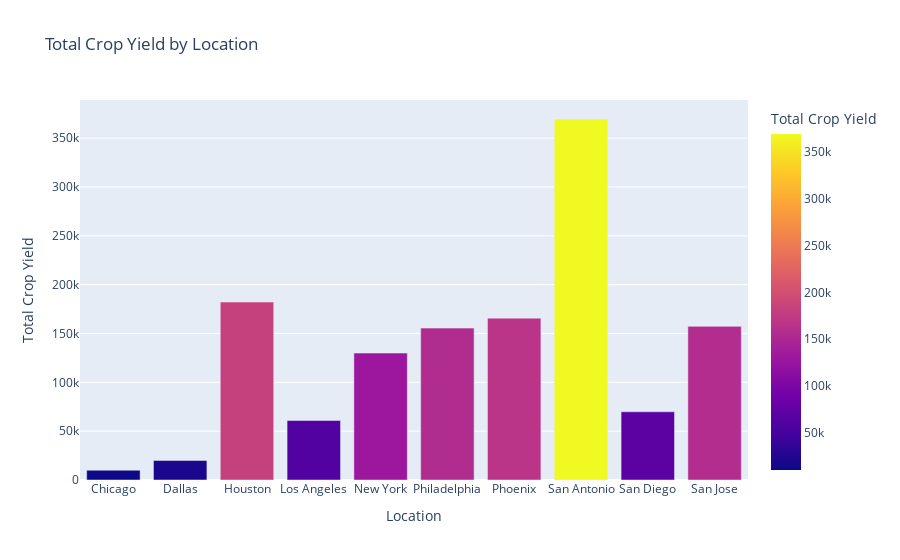
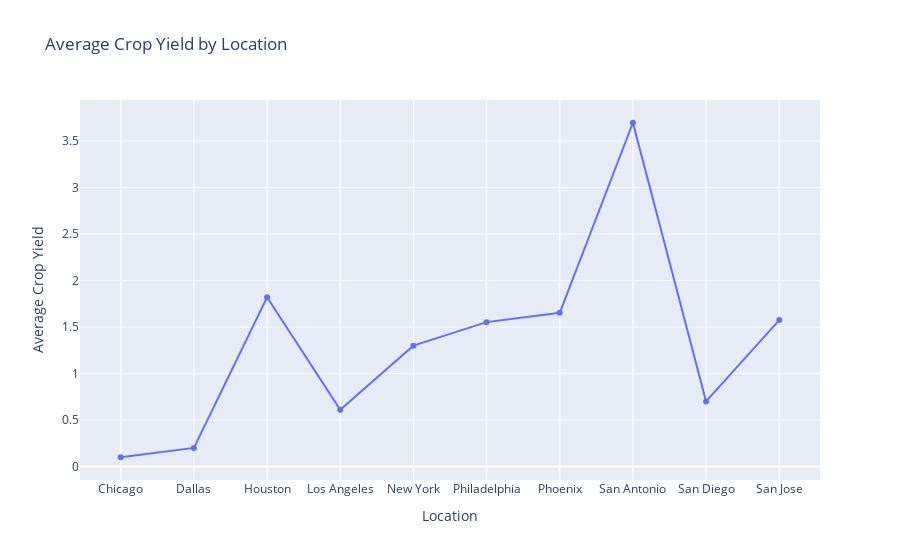

Notebook source saved alongside these figures, in order:
### Code cell
total_yield = df.groupby('Location')['Crop_Yield'].sum().reset_index()

#Create a bar graph for total crop yield by location
fig_total_yield = px.bar(total_yield, 
                          x='Location', 
                          y='Crop_Yield', 
                          title='Total Crop Yield by Location',
                          labels={'Crop_Yield': 'Total Crop Yield'},
                          color='Crop_Yield',
                          color_continuous_scale=px.colors.sequential.Plasma)

#Calculate average crop yield by location for the line graph
average_yield = df.groupby('Location')['Crop_Yield'].mean().reset_index()

# Create a line graph for average crop yield by location
fig_yield_trend = px.line(average_yield, 
                           x='Location', 
                           y='Crop_Yield', 
                           title='Average Crop Yield by Location',
                           labels={'Crop_Yield': 'Average Crop Yield'},
                           markers=True)

# Show the figures
fig_total_yield.show()
fig_yield_trend.show()

### Figure 1 — Plotly figure (JSON) as saved in the notebook; plotly's stock layout.template omitted (floating-point values rounded to 4 significant figures)
{"data": [{"alignmentgroup": "True", "hovertemplate": "Location=%{x}<br>Total Crop Yield=%{marker.color}<extra></extra>", "legendgroup": "", "marker": {"color": [10020.0, 19990.0, 182100.0, 60950.0, 130000.0, 155500.0, 165700.0, 369600.0, 69840.0, 157300.0], "coloraxis": "coloraxis", "pattern": {"shape": ""}}, "name": "", "offsetgroup": "", "orientation": "v", "showlegend": false, "textposition": "auto", "type": "bar", "x": ["Chicago", "Dallas", "Houston", "Los Angeles", "New York", "Philadelphia", "Phoenix", "San Antonio", "San Diego", "San Jose"], "xaxis": "x", "y": [10020.0, 19990.0, 182100.0, 60950.0, 130000.0, 155500.0, 165700.0, 369600.0, 69840.0, 157300.0], "yaxis": "y"}], "layout": {"autosize": true, "barmode": "relative", "coloraxis": {"colorbar": {"title": {"text": "Total Crop Yield"}}, "colorscale": [[0, "#0d0887"], [0.1111, "#46039f"], [0.2222, "#7201a8"], [0.3333, "#9c179e"], [0.4444, "#bd3786"], [0.5556, "#d8576b"], [0.6667, "#ed7953"], [0.7778, "#fb9f3a"], [0.8889, "#fdca26"], [1, "#f0f921"]]}, "legend": {"tracegroupgap": 0}, "title": {"text": "Total Crop Yield by Location"}, "xaxis": {"anchor": "y", "autorange": true, "domain": [0, 1], "range": [-0.5, 9.5], "title": {"text": "Location"}, "type": "category"}, "yaxis": {"anchor": "x", "autorange": true, "domain": [0, 1], "range": [0, 389000.0], "title": {"text": "Total Crop Yield"}, "type": "linear"}}}

### Figure 2 — Plotly figure (JSON) as saved in the notebook; plotly's stock layout.template omitted (floating-point values rounded to 4 significant figures)
{"data": [{"hovertemplate": "Location=%{x}<br>Average Crop Yield=%{y}<extra></extra>", "legendgroup": "", "line": {"color": "#636efa", "dash": "solid"}, "marker": {"symbol": "circle"}, "mode": "lines+markers", "name": "", "orientation": "v", "showlegend": false, "type": "scatter", "x": ["Chicago", "Dallas", "Houston", "Los Angeles", "New York", "Philadelphia", "Phoenix", "San Antonio", "San Diego", "San Jose"], "xaxis": "x", "y": [0.1, 0.2, 1.82, 0.61, 1.3, 1.553, 1.654, 3.697, 0.7, 1.575], "yaxis": "y"}], "layout": {"autosize": true, "legend": {"tracegroupgap": 0}, "title": {"text": "Average Crop Yield by Location"}, "xaxis": {"anchor": "y", "autorange": true, "domain": [0, 1], "range": [-0.5446, 9.545], "title": {"text": "Location"}, "type": "category"}, "yaxis": {"anchor": "x", "autorange": true, "domain": [0, 1], "range": [-0.1968, 3.994], "title": {"text": "Average Crop Yield"}, "type": "linear"}}}
